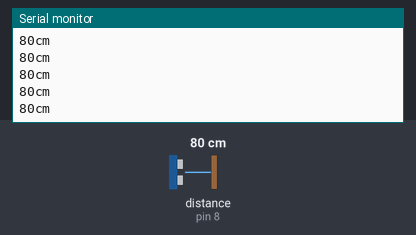
Bench run of a sketch on a simulated Arduino Uno, built with avr-gcc and run on an emulated ATmega328P. Shown: the last lines printed to the serial monitor. Wiring (inferred from the names in the program): ultrasonic range finder: trigger pin 7; echo pin 8. The inputs (shaded band) are chosen by the test bench; at power-on: distance to the obstacle (sensor on pin 8) 80 cm. The echo pulse lasts 58.3 µs per cm.

Above: at 1.2 s.
1.3 s: distance to the obstacle (sensor on pin 8) set to 2 cm
At 1.37 s:
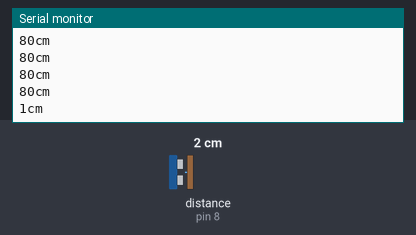
2.8 s: distance to the obstacle (sensor on pin 8) set to 4 cm
At 2.89 s:
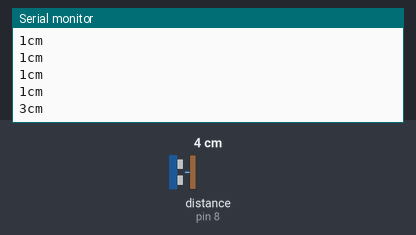
Timing chart, 0 to 5.8 s (numbered marks = the images above; inputs shaded):
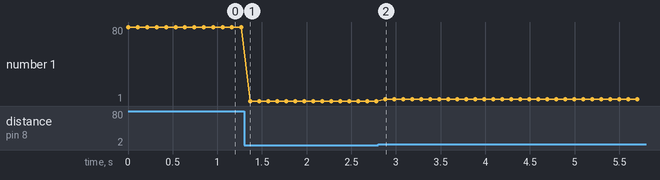

Measured:
- after the input at 1.3 s, the serial monitor: prints a new line after 0.07 s (image 1)
- after the input at 2.8 s, the serial monitor: prints a new line after 0.08 s (image 2)
- plotted number 1: 80 → 1 after the input at 1.3 s, 1 → 3 after the input at 2.8 s

The sketch:

UltrasonicTestCode.ino
```cpp
int trigPin = 7; // назначаем имя для Pin8
int echoPin = 8; // назначаем имя для Pin9
void setup() {
  Serial.begin (9600); // подключаем монитор порта
  pinMode(trigPin, OUTPUT); // назначаем trigPin, как выход
  pinMode(echoPin, INPUT); // назначаем echoPin, как вход
}

void loop() {
  int duration, cm; // назначаем переменную "cm" и "duration" для показаний датчика
  digitalWrite(trigPin, LOW); // изначально датчик не посылает сигнал
  delayMicroseconds(2); // ставим задержку в 2 ммикросекунд

  digitalWrite(trigPin, HIGH); // посылаем сигнал
  delayMicroseconds(10); // ставим задержку в 10 микросекунд
  digitalWrite(trigPin, LOW); // выключаем сигнал

  duration = pulseIn(echoPin, HIGH); // включаем прием сигнала

  cm = duration / 58; // вычисляем расстояние в сантиметрах

  Serial.print(cm); // выводим расстояние в сантиметрах
  Serial.println("cm");

  delay(100); // ставим паузу

}
```
